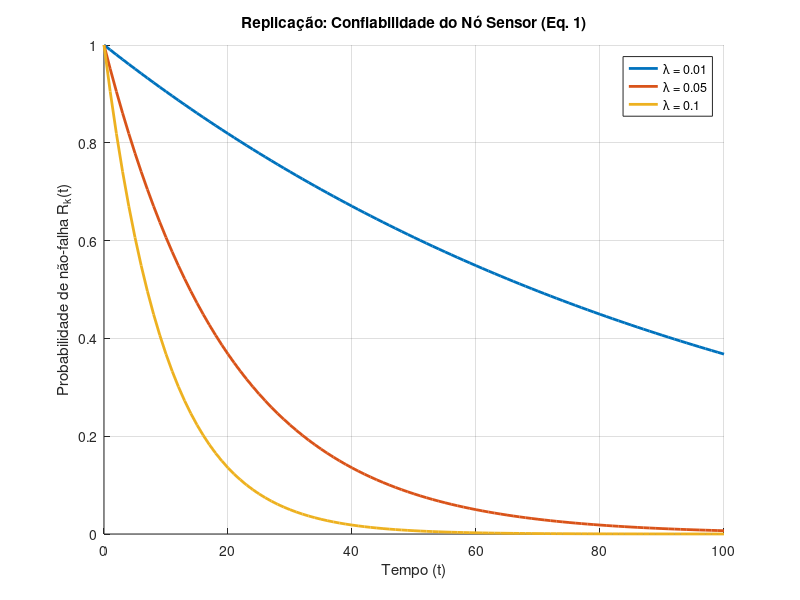

Source code (MATLAB):
t = 0:1:100; 
lambdas = [0.01, 0.05, 0.1]; 

figure;
hold on;
for i = 1:length(lambdas)
    R = exp(-lambdas(i) * t); 
    plot(t, R, 'LineWidth', 2, 'DisplayName', ['\lambda = ' num2str(lambdas(i))]);
end
hold off;
title('Replicação: Confiabilidade do Nó Sensor (Eq. 1)');
xlabel('Tempo (t)');
ylabel('Probabilidade de não-falha R_k(t)');
legend show;
grid on;